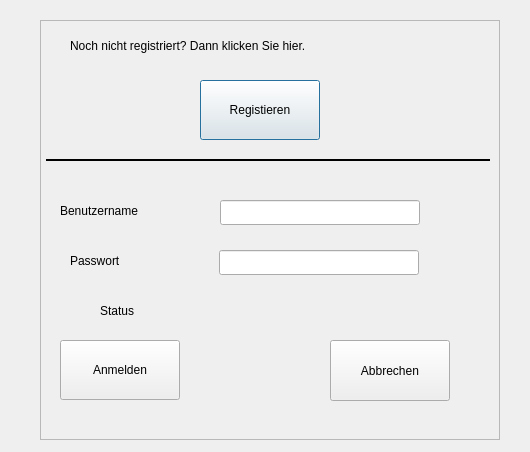
<?xml version="1.0" encoding="UTF-8"?>
<ui version="4.0">
 <class>login</class>
 <widget class="QDialog" name="login">
  <property name="geometry">
   <rect>
    <x>0</x>
    <y>0</y>
    <width>530</width>
    <height>452</height>
   </rect>
  </property>
  <property name="windowTitle">
   <string>Dialog</string>
  </property>
  <widget class="QFrame" name="frame">
   <property name="geometry">
    <rect>
     <x>40</x>
     <y>20</y>
     <width>460</width>
     <height>420</height>
    </rect>
   </property>
   <property name="frameShape">
    <enum>QFrame::StyledPanel</enum>
   </property>
   <property name="frameShadow">
    <enum>QFrame::Raised</enum>
   </property>
   <widget class="QLabel" name="lab_benutzer">
    <property name="geometry">
     <rect>
      <x>20</x>
      <y>180</y>
      <width>171</width>
      <height>21</height>
     </rect>
    </property>
    <property name="text">
     <string>Benutzername</string>
    </property>
   </widget>
   <widget class="QLabel" name="lab_passwort">
    <property name="geometry">
     <rect>
      <x>30</x>
      <y>230</y>
      <width>161</width>
      <height>21</height>
     </rect>
    </property>
    <property name="text">
     <string>Passwort</string>
    </property>
   </widget>
   <widget class="QLineEdit" name="le_benutzername">
    <property name="geometry">
     <rect>
      <x>180</x>
      <y>180</y>
      <width>200</width>
      <height>25</height>
     </rect>
    </property>
   </widget>
   <widget class="QLineEdit" name="le_passwort">
    <property name="geometry">
     <rect>
      <x>179</x>
      <y>230</y>
      <width>200</width>
      <height>25</height>
     </rect>
    </property>
    <property name="echoMode">
     <enum>QLineEdit::Password</enum>
    </property>
   </widget>
   <widget class="QLabel" name="lab_status">
    <property name="geometry">
     <rect>
      <x>60</x>
      <y>270</y>
      <width>301</width>
      <height>41</height>
     </rect>
    </property>
    <property name="text">
     <string>Status</string>
    </property>
   </widget>
   <widget class="QPushButton" name="registrieren">
    <property name="geometry">
     <rect>
      <x>160</x>
      <y>60</y>
      <width>120</width>
      <height>60</height>
     </rect>
    </property>
    <property name="text">
     <string>Registieren</string>
    </property>
   </widget>
   <widget class="QPushButton" name="but_anmelden">
    <property name="geometry">
     <rect>
      <x>20</x>
      <y>320</y>
      <width>120</width>
      <height>60</height>
     </rect>
    </property>
    <property name="text">
     <string>Anmelden</string>
    </property>
   </widget>
   <widget class="QPushButton" name="abbrechen_anmelden">
    <property name="geometry">
     <rect>
      <x>290</x>
      <y>320</y>
      <width>120</width>
      <height>61</height>
     </rect>
    </property>
    <property name="text">
     <string>Abbrechen</string>
    </property>
   </widget>
   <widget class="QLabel" name="label">
    <property name="geometry">
     <rect>
      <x>30</x>
      <y>0</y>
      <width>371</width>
      <height>51</height>
     </rect>
    </property>
    <property name="text">
     <string>Noch nicht registriert? Dann klicken Sie hier.</string>
    </property>
   </widget>
   <widget class="Line" name="line">
    <property name="geometry">
     <rect>
      <x>6</x>
      <y>130</y>
      <width>444</width>
      <height>20</height>
     </rect>
    </property>
    <property name="frameShadow">
     <enum>QFrame::Plain</enum>
    </property>
    <property name="lineWidth">
     <number>2</number>
    </property>
    <property name="orientation">
     <enum>Qt::Horizontal</enum>
    </property>
   </widget>
  </widget>
 </widget>
 <resources/>
 <connections/>
</ui>
